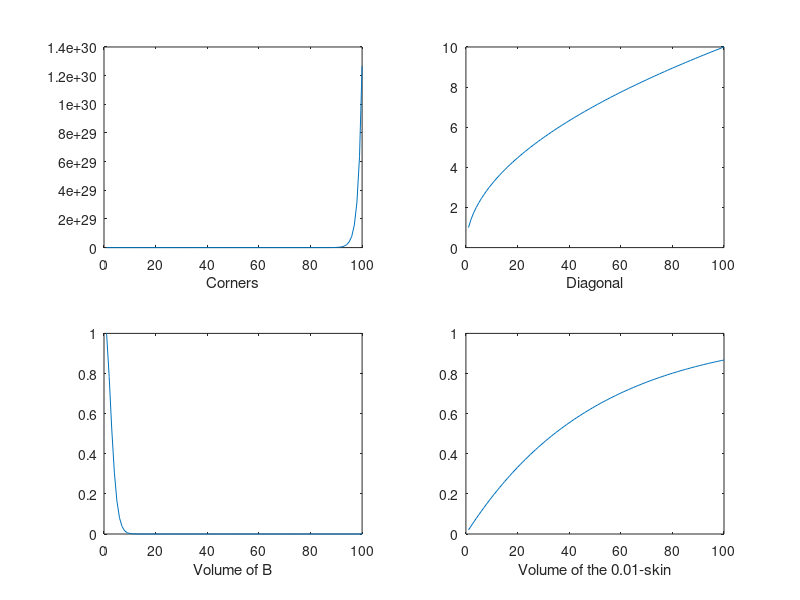

Write MATLAB code to recreate this figure.
n = 100; % Dimensions
r = 0.5; % Radius

figure(1, 'visible', 'off')

% Calculate the amount of corners
c = arrayfun(@(n) 2^n, [1:n]);
subplot(2, 2, 1)
plot(c)
xlabel('Corners');

% Calculate the length of diagonal
d = arrayfun(@(n) n^.5, [1:n]);
subplot(2, 2, 2)
plot(d)
xlabel('Diagonal')

% Calculate the volume of the ball
vb = arrayfun(@(n) (pi^(n/2) * r^n) / gamma(n/2 + 1), [1:n]);
subplot(2, 2, 3)
plot(vb)
xlabel('Volume of B')

% Calculate the volume of the skin
s = 0.01; % Skin size
vs = arrayfun(@(n) 1^n - (1 - 2*s)^n, [1:n]);
subplot(2, 2, 4)
plot(vs)
xlabel('Volume of the 0.01-skin')

% Writing graphs to image
print -dpng '2'
